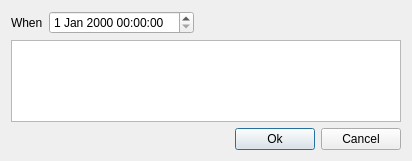
<?xml version="1.0" encoding="UTF-8"?>
<ui version="4.0">
 <class>DialogNewComment</class>
 <widget class="QDialog" name="DialogNewComment">
  <property name="geometry">
   <rect>
    <x>0</x>
    <y>0</y>
    <width>412</width>
    <height>161</height>
   </rect>
  </property>
  <property name="windowTitle">
   <string>New Comment</string>
  </property>
  <property name="windowIcon">
   <iconset resource="Foucault2.qrc">
    <normaloff>:/Foucault2/Foucault2.ico</normaloff>:/Foucault2/Foucault2.ico</iconset>
  </property>
  <layout class="QGridLayout" name="gridLayout">
   <item row="1" column="0">
    <widget class="QPlainTextEdit" name="pleComment"/>
   </item>
   <item row="2" column="0">
    <layout class="QHBoxLayout" name="horizontalLayout">
     <item>
      <spacer name="horizontalSpacer">
       <property name="orientation">
        <enum>Qt::Horizontal</enum>
       </property>
       <property name="sizeHint" stdset="0">
        <size>
         <width>40</width>
         <height>20</height>
        </size>
       </property>
      </spacer>
     </item>
     <item>
      <widget class="QPushButton" name="pushButton">
       <property name="text">
        <string>Ok</string>
       </property>
      </widget>
     </item>
     <item>
      <widget class="QPushButton" name="pushButton_2">
       <property name="text">
        <string>Cancel</string>
       </property>
      </widget>
     </item>
    </layout>
   </item>
   <item row="0" column="0">
    <layout class="QHBoxLayout" name="horizontalLayout_2">
     <item>
      <widget class="QLabel" name="label">
       <property name="text">
        <string>When</string>
       </property>
      </widget>
     </item>
     <item>
      <widget class="QDateTimeEdit" name="dteWhen"/>
     </item>
     <item>
      <spacer name="horizontalSpacer_2">
       <property name="orientation">
        <enum>Qt::Horizontal</enum>
       </property>
       <property name="sizeHint" stdset="0">
        <size>
         <width>40</width>
         <height>20</height>
        </size>
       </property>
      </spacer>
     </item>
    </layout>
   </item>
  </layout>
 </widget>
 <resources>
  <include location="Foucault2.qrc"/>
 </resources>
 <connections/>
</ui>
